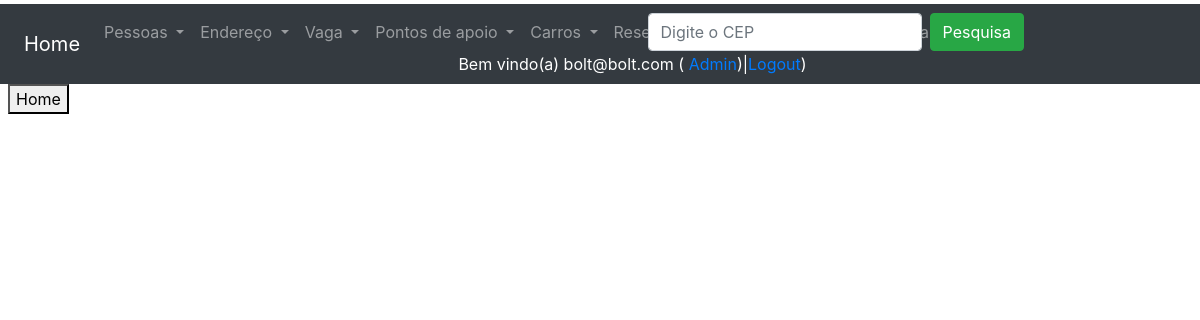
The app's page /listagemEnderecos/ (signed in), older data.
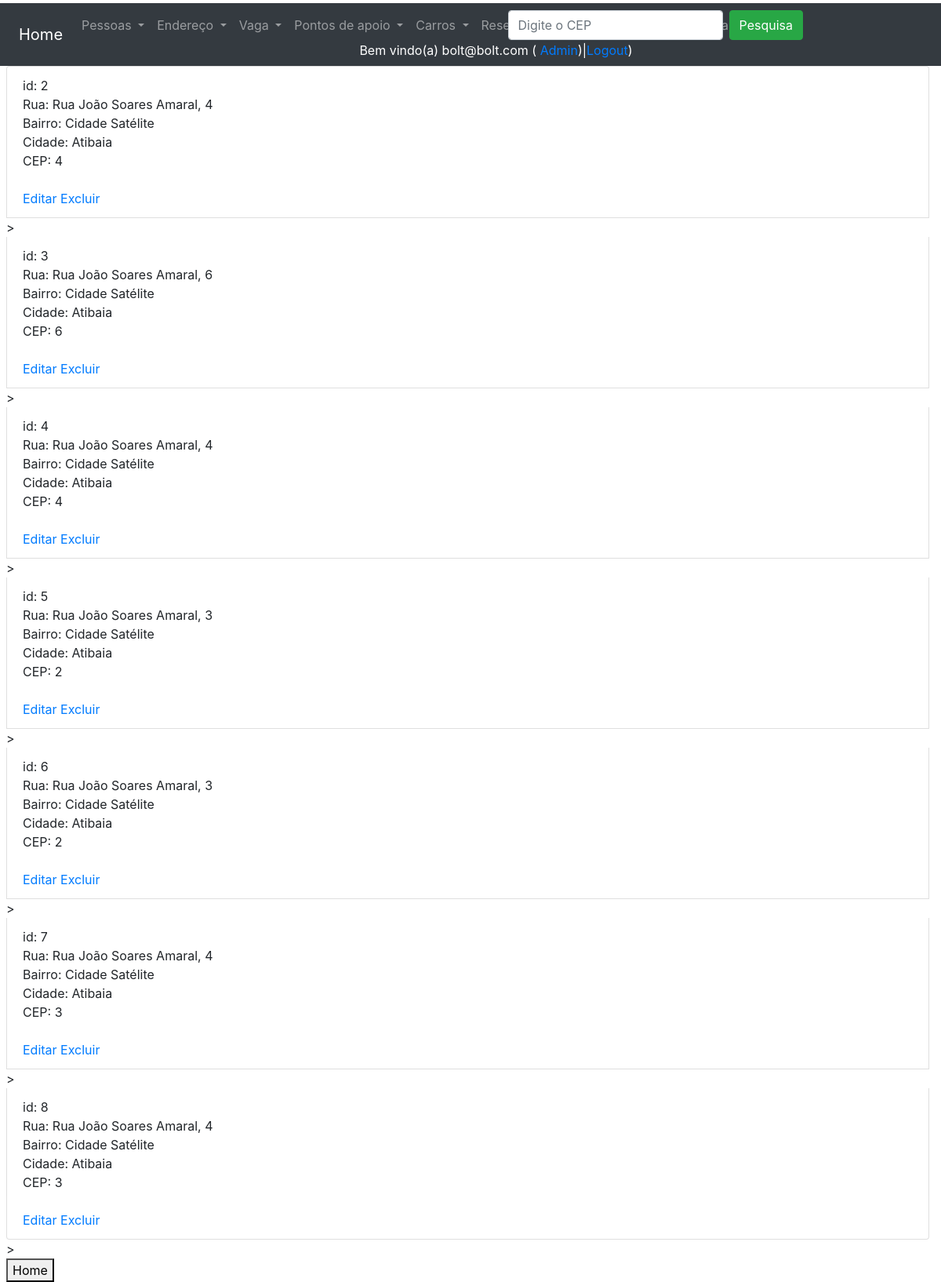
The same page, newer data.
### core/models.py (models this page shows, shortened)
class Endereco(models.Model):
    rua = models.CharField(max_length=100, verbose_name='Rua')
    cidade = models.CharField(max_length=50, verbose_name='Cidade')
    numero = models.IntegerField(default=0, verbose_name='Número')
    bairro = models.CharField(max_length=50, verbose_name='Bairro')
    cep = models.IntegerField(default=0000000, verbose_name='CEP')
    class Meta:
        verbose_name_plural = 'Endereços'

### core/views.py (the view)
# urls.py: path('listagemEnderecos/', listagemEnderecos, name='url_listagem_enderecos'),
def listagemEnderecos(request):
    if request.user.is_staff:
        if request.POST and request.POST['input_pesquisa']:
            dados = Endereco.objects.filter(placa__icontains=request.POST['input_pesquisa'])
        else:
            dados = Endereco.objects.all()
        contexto = {'dados': dados, 'text_input': 'Digite o CEP', 'listagem': 'listagem'}
        return render(request, 'core/listagem_enderecos.html', contexto)
    return render(request, 'aviso.html')

### core/templates/core/listagem_enderecos.html (shortened to what this page needs)
{% extends 'base.html' %}
{% load static %}
{% block main %}
<ul class="list-group">
    {% for i in dados %}
    <li class="list-group-item">
        id: {{ i.id }} <br>
        Rua: {{ i.rua }}, {{ i.numero }} <br>
        Bairro: {{ i.bairro }}<br>
        Cidade: {{ i.cidade }} <br>
        CEP: {{ i.cep }} <br>
        <br>
        <a href="{% url 'url_altera_endereco' i.id %}">Editar</a>
        <a href="{% url 'url_exclui_endereco' i.id %}">Excluir</a>
    </li>
    >
    {% endfor %}
</ul>
<button onclick="window.location.href='/'">Home</button>
{% endblock %}

Row changes from the older to the newer data that the page shows:
added Endereco: id "2", rua "Rua João Soares Amaral", numero "4", bairro "Cidade Satélite", cidade "Atibaia", cep "4"
added Endereco: id "3", rua "Rua João Soares Amaral", numero "6", bairro "Cidade Satélite", cidade "Atibaia", cep "6"
added Endereco: id "4", rua "Rua João Soares Amaral", numero "4", bairro "Cidade Satélite", cidade "Atibaia", cep "4"
added Endereco: id "5", rua "Rua João Soares Amaral", numero "3", bairro "Cidade Satélite", cidade "Atibaia", cep "2"
added Endereco: id "6", rua "Rua João Soares Amaral", numero "3", bairro "Cidade Satélite", cidade "Atibaia", cep "2"
added Endereco: id "7", rua "Rua João Soares Amaral", numero "4", bairro "Cidade Satélite", cidade "Atibaia", cep "3"
added Endereco: id "8", rua "Rua João Soares Amaral", numero "4", bairro "Cidade Satélite", cidade "Atibaia", cep "3"
